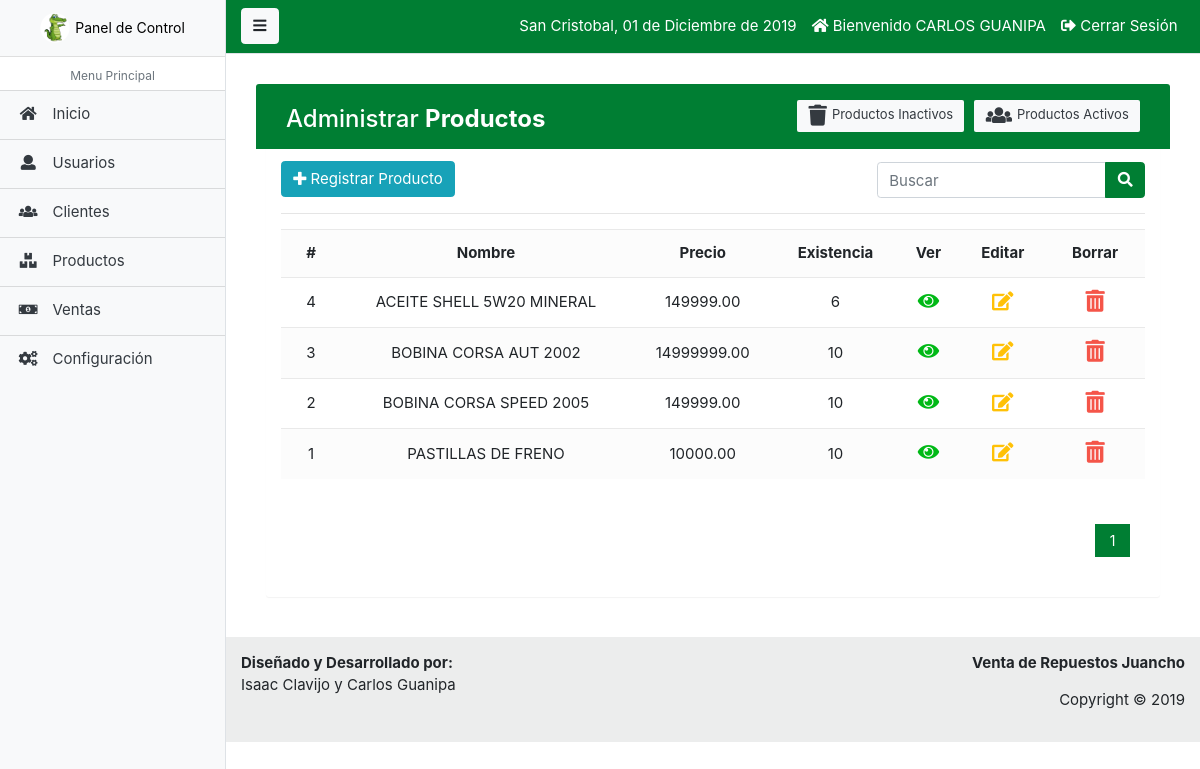
The page /paginas/producto_lista.php (signed in) on the database its author committed.
### tables this page shows
CREATE TABLE `producto` (
  `codproducto` int(11) NOT NULL,
  `descripcion` varchar(100) DEFAULT NULL,
  `precio` decimal(10,2) DEFAULT NULL,
  `existencia` int(11) DEFAULT NULL,
  `date_add` datetime NOT NULL DEFAULT CURRENT_TIMESTAMP,
  `usuario_id` int(11) NOT NULL,
  `estatus` int(11) NOT NULL DEFAULT '1',
  `foto` text
);

### paginas/producto_lista.php (the view, shortened to what this page needs)
<?php
	require_once('includes/admin_header.php');
?>
<div class="container-fluid">
	<div class="table-wrapper">
	    <div class="table-title">
	        <div class="row">
            <div class="col-sm-6">
							<h2>Administrar <b>Productos</b></h2>
						</div>
						<div class="col-sm-6">
							<a href="producto_lista.php" class="btn btn-light text-dark"><i class="fa fa-users"></i> Productos Activos</a>
							<a href="producto_lista_inactivo.php" class="btn btn-light text-dark"><i class="fa fa-trash"></i> Productos Inactivos</a>
						</div>
	        </div>
	    </div>
	    <div class="row" style="padding-top: 2px;">
	    	<div class="col-sm-8">
					<a href="producto_registro.php" class="btn btn-info float-left"><i class="fa fa-plus"></i> Registrar Producto</a>
				</div>
				<form action="producto_buscar.php" method="GET" class="col-sm-4" style="padding-top: 1px;">
					<div class="input-group">
						<input type="text" class="form-control" name="busqueda" id="busqueda" placeholder="Buscar">
						<div class="input-group-append">
							<button type="submit" class="btn btn-primary"><i class="fa fa-search"></i></button>
						</div>
					</div>
				</form>
	    </div>
	    <hr>
	    <div>
	    	<div class="table-responsive">
					<table class="table table-striped table-hover">
						<tr>
							<th class='text-center'>#</th>
							<th class='text-center'>Nombre</th>
							<th class='text-center'>Precio</th>
							<th class='text-center'>Existencia</th>
							<th class='text-center'>Ver</th>
							<th class='text-center'>Editar</th>
							<th class='text-center'>Borrar</th>
						</tr>
						<?php
							$sql_registe = mysqli_query($conexion,"SELECT COUNT(*) as total_registro FROM producto WHERE estatus = 1");
							$result_registe = mysqli_fetch_array($sql_registe);
							$total_registro = $result_registe['total_registro'];
							$por_pagina = 5;
							if (empty($_GET['pagina']))
							{
								$pagina = 1;
							}else{
								$pagina = $_GET['pagina'];
							}
							$desde = ($pagina-1) * $por_pagina;
							$total_paginas = ceil($total_registro / $por_pagina);
						$query = mysqli_query($conexion,"SELECT codproducto, descripcion, precio, existencia, foto FROM producto WHERE estatus = 1 ORDER BY codproducto DESC LIMIT $desde,$por_pagina");
							$result = mysqli_num_rows($query);
							if ($result > 0) {
							 	while ($data = mysqli_fetch_array($query)) {
							 		?>
							 		<tr class="row<?php echo $data['codproducto']; ?>">
										<td class="text-center"><?php echo $data['codproducto']; ?></td>
										<td class="text-center"><?php echo $data['descripcion']; ?></td>
										<td class="text-center"><?php echo $data['precio']; ?></td>
										<td class="text-center"><?php echo $data['existencia']; ?></td>
										<td class='text-center'>
											<a href="cliente_ver.php?id=<?php echo $data['codproducto']; ?>" class="look"><i class="fa fa-eye"></i></a>
										</td>
										<td class='text-center'>
											<a href="cliente_editar.php?id=<?php echo $data['codproducto']; ?>" class="edit"><i class="fa fa-edit"></i></a>
										</td>
										<td class='text-center'>
											<a href="cliente_borrar.php?id=<?php echo $data['codproducto']; ?>" class="delete eliminar"><i class="fa fa-trash-alt"></i></a>
										</td>
									</tr>
							 	<?php
							 	}
							 }
						?>
					</table>
				</div>
				<div class="paginador">
					<ul>
						<?php
							for ($i=1; $i <= $total_paginas; $i++)
							{
								if ($i == $pagina)
								{
									echo '<li class="pageSelected">'.$i.'</li>';
								}else{
									echo '<li><a href="?pagina='.$i.'">'.$i.'</a></li>';
								}
							}
								?>
					</ul>
				</div>
	    </div>
	</div>
</div>
<?php require_once('includes/admin_footer.php');  ?>

### css/estilos_admin.css (style rules this page uses)
.paginador ul { padding: 15px; list-style: none; background: #fff; margin-top: 15px; display: -webkit-flex; display: -moz-flex; display: -ms-flex; display: -o-flex; display: flex; justify-content: flex-end; }
.paginador a, .pageSelected { color: #007E33; border: 1px solid #ddd; padding: 5px; display: inline-block; font-size: 14px; text-align: center; width: 35px; }
.pageSelected { background: #007E33; color: #FFF; border: 1px solid #007E33; }

### css/estilos_crud.css (style rules this page uses)
body { color: #566787; background: #f5f5f5; font-family: 'Varela Round', sans-serif; font-size: 13px; }
.table-wrapper { background: #fff; padding: 10px 15px; margin: 10px; border-radius: 3px; box-shadow: 0 1px 1px rgba(0,0,0,.05); }
.table-title { padding-bottom: 15px; background: #007E33; color: #fff; padding: 16px 30px; margin: -20px -25px 10px; border-radius: 3px 3px 0 0; }
.table-title h2 { margin: 5px 0 0; font-size: 24px; }
.table-title .btn { color: #fff; float: right; font-size: 13px; border: none; min-width: 50px; border-radius: 2px; border: none; outline: none !important; margin-left: 10px; }
.table-title .btn i { float: left; font-size: 21px; margin-right: 5px; }
table.table tr th, table.table tr td { border-color: #e9e9e9; padding: 12px 15px; vertical-align: middle; }
table.table tr th:first-child { width: 60px; }
table.table tr th:last-child { width: 100px; }
table.table-striped tbody tr:nth-of-type(odd) { background-color: #fcfcfc; }
table.table td:last-child i { opacity: 0.9; font-size: 22px; margin: 0 5px; }
table.table td a { font-weight: bold; color: #566787; display: inline-block; text-decoration: none; outline: none !important; }
table.table td a.look { color: #00B916; }
table.table td a.edit { color: #FFC107; }
table.table td a.delete { color: #F44336; }
table.table td i { font-size: 19px; }

### rows shown on the page
producto: codproducto "4", descripcion "ACEITE SHELL 5W20 MINERAL", precio "149999.00", existencia "6"
producto: codproducto "3", descripcion "BOBINA CORSA AUT 2002", precio "14999999.00", existencia "10"
producto: codproducto "2", descripcion "BOBINA CORSA SPEED 2005", precio "149999.00", existencia "10"
producto: codproducto "1", descripcion "PASTILLAS DE FRENO", precio "10000.00", existencia "10"

### other values the page prints
fechaC() "01 de Diciembre de 2019"
$_SESSION['nombre'] "CARLOS GUANIPA"
